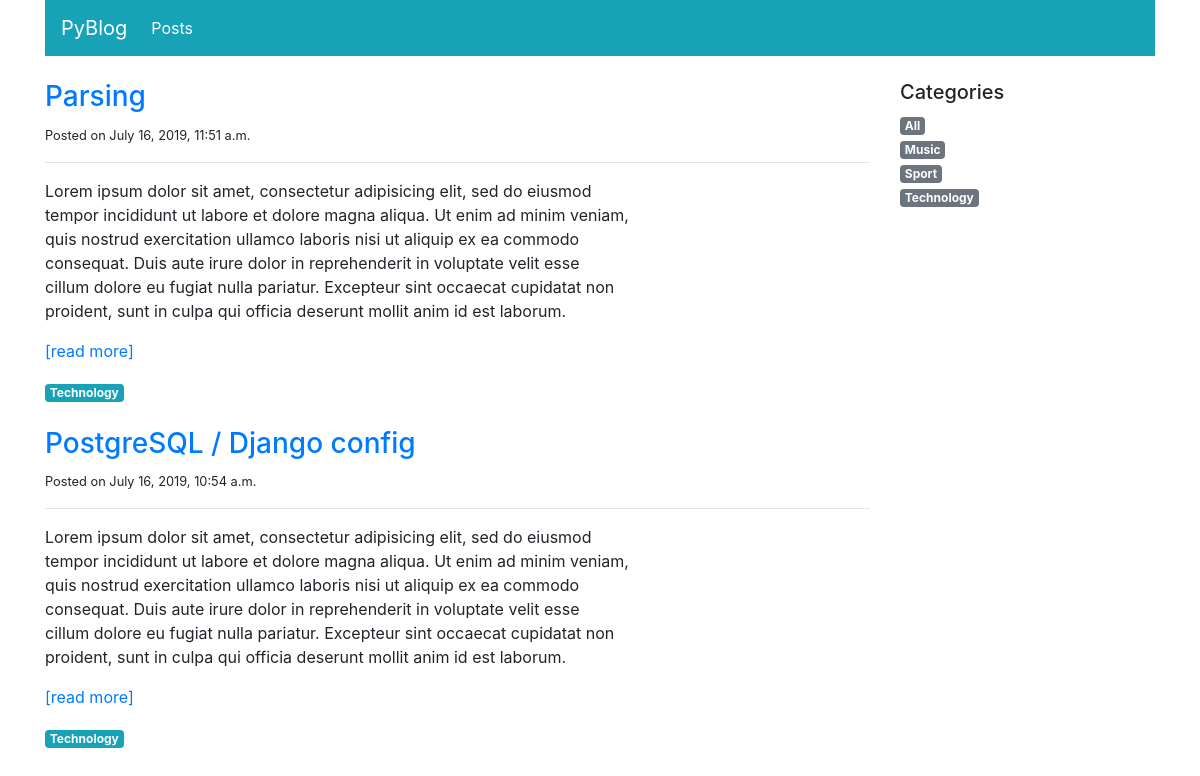
Page /blog/posts/ on the committed database.
### blog/models.py (models this page shows, shortened)
class Post(models.Model):
    title = models.CharField(max_length=100)
    published = models.BooleanField(default=False)
    text = models.TextField(blank=True)
    created_at = models.DateTimeField(auto_now_add=True)
    category = models.ForeignKey('PostCategory',
                                 null=True, # autorise à avoir une valeur null dans la bdd
                                 blank=True, # autorise à avoir un input vide
                                 on_delete=models.DO_NOTHING)

class PostCategory(models.Model):
    name = models.CharField(max_length=50)
    def slug(self):
        return slugify(self.name)

### blog/views.py (the view)
# urls.py: path('posts/', views.post_list, name='home'),
def post_list(request, category_name=model_helpers.post_category_all.slug()):
    category, posts = model_helpers.get_category_and_posts(category_name)
    categories = model_helpers.get_categories()
    context = {
        'navigation_items': navigation.navigation_items(navigation.NAV_POSTS),
        'category': category,
        'posts': posts,
        'categories': categories,
    }
    return render(request, 'blog/post_list.html', context)

### blog/model_helpers.py (called while the page is built, shortened)
def get_category_and_posts(category_name):
    posts = Post.objects.filter(published=True)
    if category_name == post_category_all.slug():
        category = post_category_all
    posts = posts.order_by('-created_at')
    return category, posts

def get_categories():
    categories = list(PostCategory.objects.all().order_by('name'))
    categories.insert(0, post_category_all)
    return categories

### blog/navigation.py (called while the page is built)
def navigation_items(selected_item):
    items = []
    for name, url in NAV_ITEMS:
        items.append({
            'name': name,
            'url': url,
            'active': True if selected_item == name else False
         })
    return items

### blog/templates/blog/post_list.html (shortened to what this page needs)
{% extends 'base.html' %}
{% block content %}
<div class="col-sm-9">
    {% for post in posts %}
        <div class="mb-4">
            <h3> <a href="{% url 'post-detail' post.pk %}"> {{ post.title }} </a> </h3>
            <small>Posted on {{ post.created_at }}</small>
            <hr>
            <p class="text-muted">
                {{ post.text|linebreaks|safe|truncatewords:100 }}
                <a href="{% url 'post-detail' post.pk %}">[read more]</a>
            </p>
            <a href="{% url 'post-list' post.category.slug %}" class="badge badge-info"> {{ post.category.name|capfirst }} </a>
        </div>
    {% endfor %}
</div>
<div class="col-sm-3">
    <h5>Categories</h5>
    <ul class="list-unstyled">
        {% for cat in categories %}
            <li>
                <a href="{% url 'post-list' cat.slug %}" class="badge badge-secondary">
                   {{ cat.name|capfirst }}
                </a>
            </li>
        {% endfor %}
    </ul>
</div>
{% endblock content %}

### rows in the picture
Post: title "Parsing", created_at "July 16, 2019, 11:51 a.m.", text "Lorem ipsum dolor sit amet, consectetur adipisicing elit, sed do eiusmod tempor incididunt ut labore et dolore magna aliqua. Ut enim ad minim veniam, quis nostrud exercitation ullamco laboris nisi ut aliquip ex ea commodo consequat. Duis aute irure dolor in reprehenderit in voluptate velit esse cillum dolore eu fugiat nulla pariatur. Excepteur sint occaecat cupidatat non proident, sunt in culpa qui officia deserunt mollit anim id est laborum.", category.name "Technology"
Post: title "PostgreSQL / Django config", created_at "July 16, 2019, 10:54 a.m.", text "Lorem ipsum dolor sit amet, consectetur adipisicing elit, sed do eiusmod tempor incididunt ut labore et dolore magna aliqua. Ut enim ad minim veniam, quis nostrud exercitation ullamco laboris nisi ut aliquip ex ea commodo consequat. Duis aute irure dolor in reprehenderit in voluptate velit esse cillum dolore eu fugiat nulla pariatur. Excepteur sint occaecat cupidatat non proident, sunt in culpa qui officia deserunt mollit anim id est laborum.", category.name "Technology"
PostCategory: name "Music"
PostCategory: name "Sport"
PostCategory: name "Technology"

### other values in the picture
{{ item.name }} "Posts"
{{ cat.name|capfirst }} "All"
